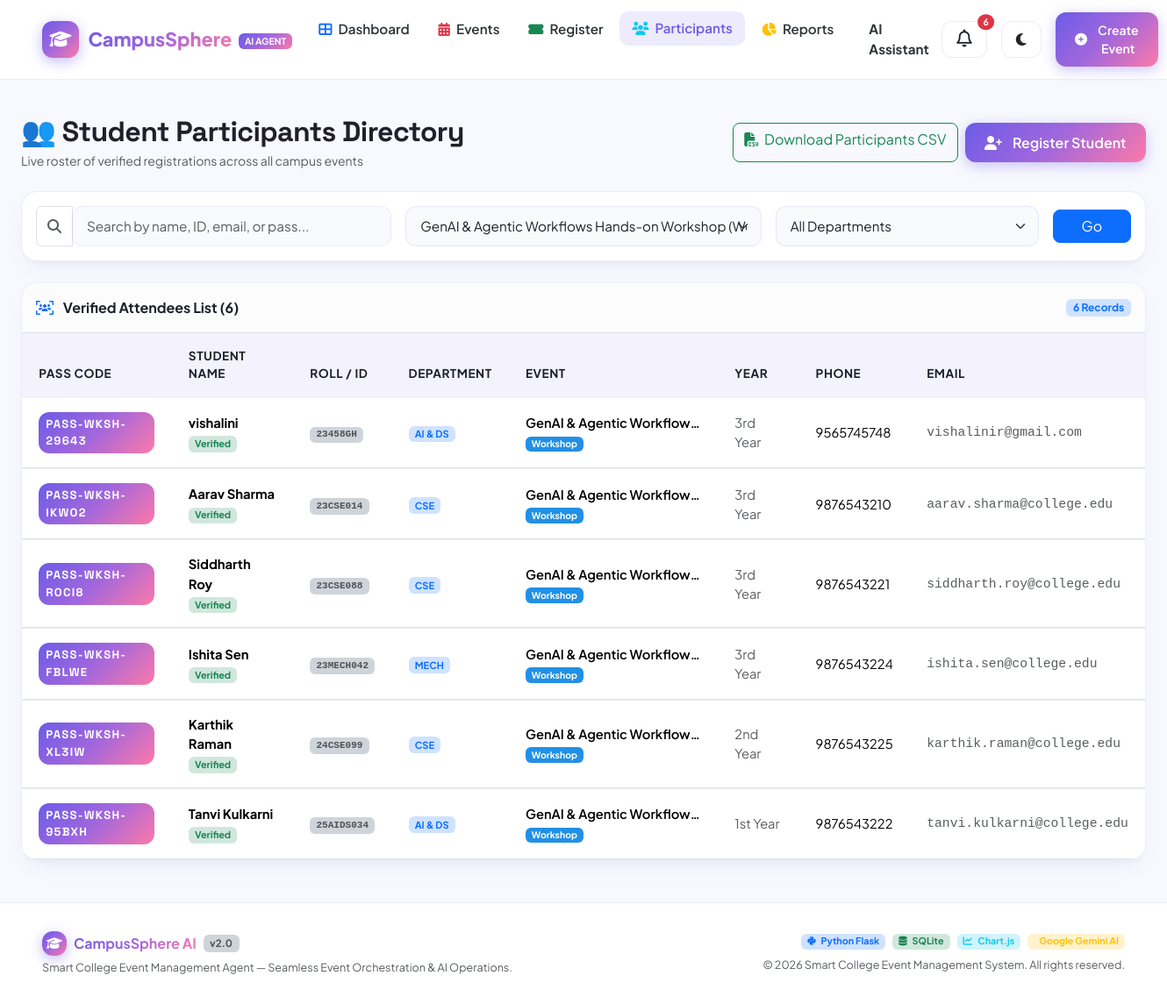
Page /participants?event_id=2 on the committed database.
### tables this page shows
CREATE TABLE registrations (
        id INTEGER PRIMARY KEY AUTOINCREMENT,
        event_id INTEGER NOT NULL,
        student_name TEXT NOT NULL,
        student_email TEXT NOT NULL,
        student_id TEXT NOT NULL,
        department TEXT NOT NULL,
        phone TEXT,
        year_of_study TEXT,
        ticket_code TEXT UNIQUE NOT NULL,
        registration_date TIMESTAMP DEFAULT CURRENT_TIMESTAMP,
        FOREIGN KEY (event_id) REFERENCES events (id) ON DELETE CASCADE,
        UNIQUE(event_id, student_email),
        UNIQUE(event_id, student_id)
    );

CREATE TABLE events (
        id INTEGER PRIMARY KEY AUTOINCREMENT,
        title TEXT NOT NULL,
        category TEXT NOT NULL CHECK(category IN ('Technical', 'Cultural', 'Sports', 'Workshop', 'Seminar')),
        description TEXT NOT NULL,
        event_date TEXT NOT NULL,
        event_time TEXT NOT NULL,
        venue TEXT NOT NULL,
        poster_url TEXT,
        capacity INTEGER DEFAULT 100,
        organizer TEXT,
        status TEXT DEFAULT 'upcoming' CHECK(status IN ('upcoming', 'completed', 'cancelled')),
        created_at TIMESTAMP DEFAULT CURRENT_TIMESTAMP
    );

### app.py (the view)
@app.route('/participants')
def participants():
    event_id = request.args.get('event_id')
    department = request.args.get('department', 'All')
    search = request.args.get('search', '')
    all_events = database.get_all_events()
    participants_list = database.get_all_participants(event_id=event_id, department=department, search=search)
    return render_template('participants.html', participants=participants_list, events=all_events,
                           selected_event=event_id, selected_dept=department, search=search)

### app.py (called while the page is built)
@app.context_processor
def inject_global_data():
    try:
        conn = database.get_db()
        cursor = conn.cursor()
        cursor.execute("SELECT * FROM notifications ORDER BY created_at DESC LIMIT 5")
        recent_notifs = [dict(row) for row in cursor.fetchall()]
        cursor.execute("SELECT COUNT(*) as unread FROM notifications WHERE is_read = 0")
        unread_count = cursor.fetchone()['unread']
        conn.close()
    except Exception:
        recent_notifs = []
        unread_count = 0
    return {
        'recent_notifs': recent_notifs,
        'unread_notifs_count': unread_count,
        'categories': ['Technical', 'Cultural', 'Sports', 'Workshop', 'Seminar'],
        'current_year': datetime.now().year
    }

### database.py (called while the page is built)
def get_db():
    conn = sqlite3.connect(DB_PATH)
    conn.row_factory = sqlite3.Row
    conn.execute("PRAGMA foreign_keys = ON")
    return conn

### templates/participants.html (shortened to what this page needs)
{% extends 'base.html' %}
{% block content %}
<div class="container-fluid px-lg-4 py-4">
    <div class="d-flex flex-wrap justify-content-between align-items-center gap-3 mb-4">
        <div>
            <h2 class="fw-bold mb-1">👥 Student Participants Directory</h2>
            <p class="text-muted small mb-0">Live roster of verified registrations across all campus events</p>
        </div>
        <div class="d-flex gap-2">
            <a href="{{ url_for('export_participants_csv', event_id=selected_event) }}" class="btn btn-outline-success rounded-3">
                <i class="fas fa-file-csv me-1"></i> Download Participants CSV
            </a>
            <a href="{{ url_for('register') }}" class="btn btn-gradient">
                <i class="fas fa-user-plus me-1"></i> Register Student
            </a>
        </div>
    </div>
    <div class="custom-card mb-4 p-3">
        <form method="GET" action="{{ url_for('participants') }}" class="row g-3 align-items-center">
            <div class="col-lg-4 col-md-6">
                <div class="input-group">
                    <span class="input-group-text bg-transparent"><i class="fas fa-search text-muted"></i></span>
                    <input type="text" name="search" class="form-control" placeholder="Search by name, ID, email, or pass..." value="{{ search }}">
                </div>
            </div>
            <div class="col-lg-4 col-md-6">
                <select name="event_id" class="form-select" onchange="this.form.submit()">
                    {% for ev in events %}
                    <option value="{{ ev.id }}" {% if selected_event|string == ev.id|string %}selected{% endif %}>
                        {{ ev.title }} ({{ ev.category }})
                    </option>
                    {% endfor %}
                </select>
            </div>
            <div class="col-lg-3 col-md-6">
                <select name="department" class="form-select" onchange="this.form.submit()">
                    <option value="All" {% if selected_dept == 'All' %}selected{% endif %}>All Departments</option>
                </select>
            </div>
            <div class="col-lg-1 col-md-6 text-end">
                <button type="submit" class="btn btn-primary w-100 rounded-3">Go</button>
            </div>
        </form>
    </div>
    <div class="custom-card p-0 overflow-hidden mb-4">
        <div class="p-3 border-bottom d-flex justify-content-between align-items-center bg-light-subtle">
            <span class="fw-bold fs-6">
                <i class="fas fa-users-viewfinder text-primary me-2"></i> Verified Attendees List ({{ participants|length }})
            </span>
            <span class="badge bg-primary-subtle text-primary">{{ participants|length }} Records</span>
        </div>
        {% if participants %}
        <div class="table-responsive">
            <table class="table custom-table mb-0 align-middle">
                <thead>
                    <tr>
                        <th>Pass Code</th>
                        <th>Student Name</th>
                        <th>Roll / ID</th>
                        <th>Department</th>
                        <th>Event</th>
                        <th>Year</th>
                        <th>Phone</th>
                        <th>Email</th>
                    </tr>
                </thead>
                <tbody>
                    {% for p in participants %}
                    <tr>
                        <td>
                            <span class="ticket-code-badge py-1 px-2" style="font-size: 0.82rem;">{{ p.ticket_code }}</span>
                        </td>
                        <td>
                            <div class="fw-bold">{{ p.student_name }}</div>
                            <span class="badge bg-success-subtle text-success" style="font-size: 0.68rem;">Verified</span>
                        </td>
                        <td>
                            <span class="badge bg-dark-subtle text-muted font-monospace">{{ p.student_id }}</span>
                        </td>
                        <td>
                            <span class="badge bg-primary-subtle text-primary">{{ p.department }}</span>
                        </td>
                        <td>
                            <div class="fw-semibold text-truncate" style="max-width: 200px;" title="{{ p.event_title }}">
                                {{ p.event_title }}
                            </div>
                            <span class="badge badge-{{ p.event_category|lower }}" style="font-size: 0.65rem;">{{ p.event_category }}</span>
                        </td>
                        <td class="small text-muted">{{ p.year_of_study or 'N/A' }}</td>
                        <td class="small">{{ p.phone or 'N/A' }}</td>
                        <td class="small text-muted font-monospace">{{ p.student_email }}</td>
                    </tr>
                    {% endfor %}
                </tbody>
            </table>
        </div>
        {% endif %}
    </div>
</div>
{% endblock %}

### static/css/style.css (style rules this page uses)
:root { --primary-gradient: linear-gradient(135deg, #6C5CE7 0%, #A367DC 50%, #FD79A8 100%); --secondary-gradient: linear-gradient(135deg, #0984E3 0%, #6C5CE7 100%); --accent-pink: #FD79A8; --accent-purple: #6C5CE7; --accent-blue: #0984E3; --accent-cyan: #00CEC9; --accent-amber: #FDCB6E; --accent-emerald: #00B894; --bg-body: #F8F9FE; --bg-surface: #FFFFFF; --bg-surface-elevated: #FFFFFF; --bg-glass: rgba(255, 255, 255, 0.85); --border-color: rgba(108, 92, 231, 0.12); --border-light: rgba(0, 0, 0, 0.06); --text-main: #1E202A; --text-muted: #64748B; --text-inverse: #FFFFFF; --card-shadow: 0 10px 25px -5px rgba(108, 92, 231, 0.08), 0 8px 10px -6px rgba(0, 0, 0, 0.04); --card-shadow-hover: 0 20px 35px -5px rgba(108, 92, 231, 0.18), 0 10px 15px -5px rgba(0, 0, 0, 0.06); --navbar-bg: rgba(255, 255, 255, 0.92); --nav-text: #2D3436; --input-bg: #F8FAFC; }
* { box-sizing: border-box; margin: 0; padding: 0; transition: background-color 0.25s ease, border-color 0.25s ease, color 0.25s ease; }
body { font-family: 'Plus Jakarta Sans', -apple-system, BlinkMacSystemFont, 'Segoe UI', Roboto, sans-serif; background-color: var(--bg-body); color: var(--text-main); min-height: 100vh; display: flex; flex-direction: column; overflow-x: hidden; }
h1, h2, h3, h4, h5, h6, .brand-font { font-family: 'Space Grotesk', sans-serif; font-weight: 700; letter-spacing: -0.02em; }
a { text-decoration: none; color: inherit; }
.btn-gradient { background: var(--primary-gradient); color: white !important; border: none; font-weight: 600; padding: 0.65rem 1.4rem; border-radius: 12px; box-shadow: 0 4px 15px rgba(108, 92, 231, 0.35); transition: all 0.25s ease; display: inline-flex; align-items: center; justify-content: center; gap: 0.5rem; }
.custom-card { background-color: var(--bg-surface); border: 1px solid var(--border-color); border-radius: 18px; box-shadow: var(--card-shadow); padding: 1.5rem; transition: all 0.3s cubic-bezier(0.165, 0.84, 0.44, 1); position: relative; overflow: hidden; }
.badge-workshop { background: rgba(9, 132, 227, 0.9); color: #FFFFFF; }
.ticket-code-badge { font-family: 'Space Grotesk', monospace; font-size: 1.2rem; font-weight: 800; letter-spacing: 0.1em; background: var(--primary-gradient); color: white; padding: 0.5rem 1.2rem; border-radius: 12px; display: inline-block; }
.form-control, .form-select { background-color: var(--input-bg) !important; color: var(--text-main) !important; border: 1px solid var(--border-color) !important; border-radius: 12px !important; padding: 0.65rem 1rem !important; font-size: 0.95rem !important; transition: all 0.2s ease !important; }
.custom-table { width: 100%; color: var(--text-main); border-collapse: separate; border-spacing: 0; }
.custom-table th { background: rgba(108, 92, 231, 0.08); color: var(--text-main); font-weight: 700; font-size: 0.85rem; text-transform: uppercase; letter-spacing: 0.04em; padding: 1rem 1.2rem; border: none; }
.custom-table td { padding: 1rem 1.2rem; border-top: 1px solid var(--border-light); font-size: 0.92rem; vertical-align: middle; }

### rows in the picture
registrations: ticket_code "PASS-WKSH-29643", student_name "vishalini", student_id "23458GH", department "AI & DS", event_title "GenAI & Agentic Workflow…", event_category "Workshop", year_of_study "3rd Year", phone "9565745748", student_email "vishalinir@gmail.com"
registrations: ticket_code "PASS-WKSH-IKWO2", student_name "Aarav Sharma", student_id "23CSE014", department "CSE", event_title "GenAI & Agentic Workflow…", event_category "Workshop", year_of_study "3rd Year", phone "9876543210", student_email "aarav.sharma@college.edu"
registrations: ticket_code "PASS-WKSH-ROCI8", student_name "Siddharth Roy", student_id "23CSE088", department "CSE", event_title "GenAI & Agentic Workflow…", event_category "Workshop", year_of_study "3rd Year", phone "9876543221", student_email "siddharth.roy@college.edu"
registrations: ticket_code "PASS-WKSH-FBLWE", student_name "Ishita Sen", student_id "23MECH042", department "MECH", event_title "GenAI & Agentic Workflow…", event_category "Workshop", year_of_study "3rd Year", phone "9876543224", student_email "ishita.sen@college.edu"
registrations: ticket_code "PASS-WKSH-XL3IW", student_name "Karthik Raman", student_id "24CSE099", department "CSE", event_title "GenAI & Agentic Workflow…", event_category "Workshop", year_of_study "2nd Year", phone "9876543225", student_email "karthik.raman@college.edu"
registrations: ticket_code "PASS-WKSH-95BXH", student_name "Tanvi Kulkarni", student_id "25AIDS034", department "AI & DS", event_title "GenAI & Agentic Workflow…", event_category "Workshop", year_of_study "1st Year", phone "9876543222", student_email "tanvi.kulkarni@college.edu"

### other values in the picture
{{ unread_notifs_count }} "6"
{{ participants|length }} "6"
form field event_id "GenAI & Agentic Workflows Hands-on Workshop (Workshop)"
